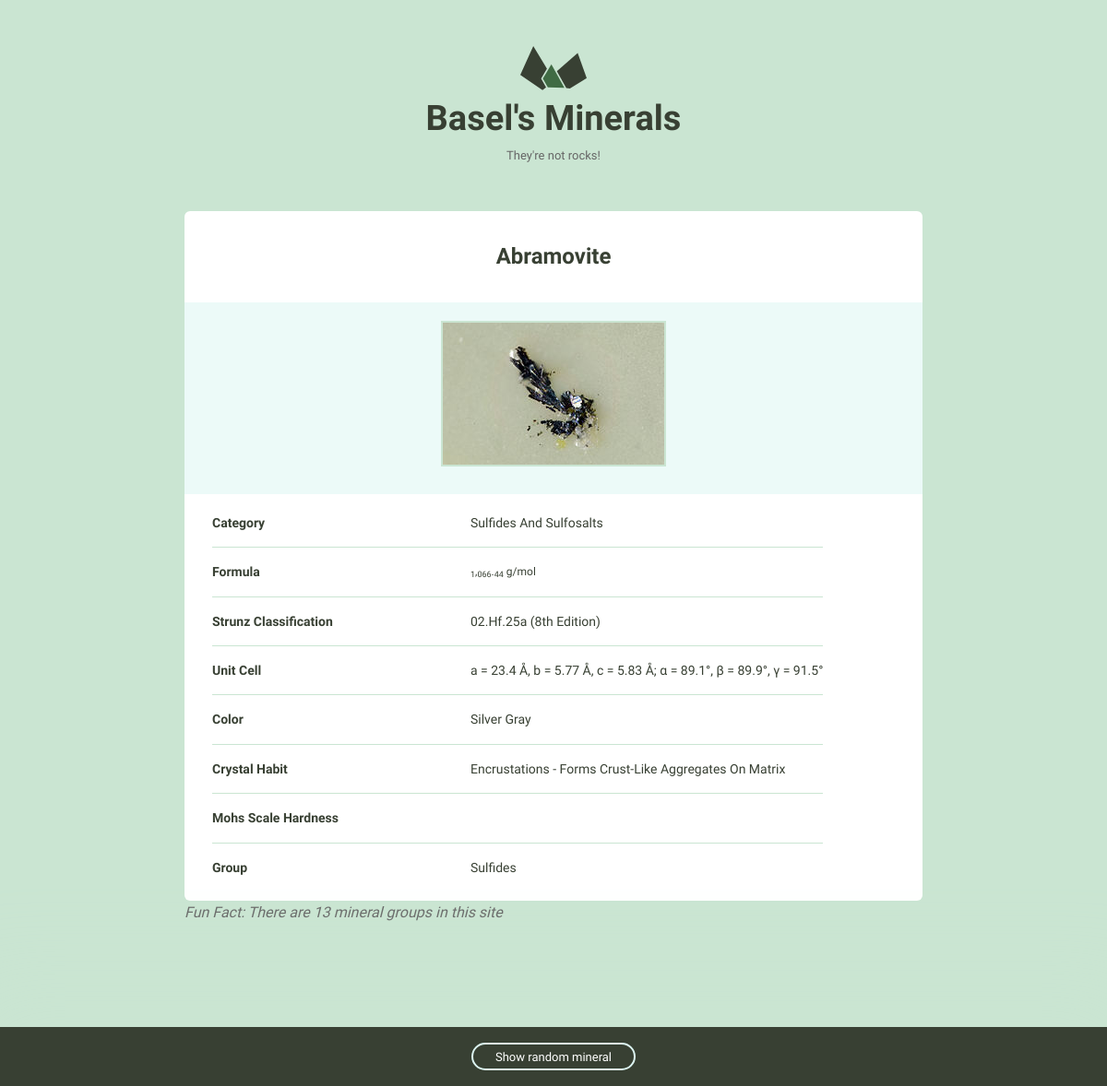
The app's page /minerals/4/ with its own data.
### minerals/models.py (models this page shows, shortened)
class Mineral(models.Model):
    name = models.CharField(max_length=100, unique=True)
    image_filename = models.CharField(max_length=255)
    image_caption = models.CharField(max_length=255)
    category = models.CharField(max_length=255)
    formula = models.CharField(max_length=255)
    strunz_classification = models.CharField(max_length=255)
    crystal_system = models.CharField(max_length=255)
    unit_cell = models.CharField(max_length=255)
    color = models.CharField(max_length=255)
    crystal_symmetry = models.CharField(max_length=255)
    cleavage = models.CharField(max_length=255)
    mohs_scale_hardness = models.CharField(max_length=255)
    luster = models.CharField(max_length=255)
    streak = models.CharField(max_length=255)
    diaphaneity = models.CharField(max_length=255)
    optical_properties = models.CharField(max_length=255)
    refractive_index = models.CharField(max_length=755)
    crystal_habit = models.CharField(max_length=255)
    specific_gravity = models.CharField(max_length=255)
    group = models.CharField(max_length=255)
    class Meta:
        ordering = ['name',]

### minerals/views.py (the view)
# urls.py: url(r'(?P<pk>\d+)/$', views.mineral_detail, name='detail'),
def mineral_detail(request, pk):
    mineral = get_object_or_404(Mineral, pk=pk)
    minerals = Mineral.objects.all()
    random_mineral = random.choice(minerals)
    return render(request, 'minerals/mineral_detail.html', {'mineral': mineral, 'random_mineral': random_mineral})

### minerals/templatetags/mineral_extras.py (called while the page is built)
@register.inclusion_tag('minerals/mineral_group_nav.html')
def nav_group_list():
    groups = []
    minerals = Mineral.objects.all()
    for mineral in minerals:
        if mineral.group not in groups:
            groups.append(mineral.group)
    groups_count = len(groups)
    return {'groups_count':groups_count}

### minerals/templates/minerals/mineral_detail.html (shortened to what this page needs)
{% extends 'layout.html' %}
{% load static %}
{% block content %}
    <div class="grid-100 mineral__container">
      <h1 class="mineral__name">{{ mineral.name|title }}</h1>
      <div class="mineral__image-bg">
        <img class="mineral__image" src="{% static 'images' %}/{{ mineral.name }}.jpg" alt="{{ mineral.name|title }}">
        <p class="mineral__caption">{{ mineral.image_caption|title }}</p>
      </div>
<div class="mineral__table-container">
        <table class="mineral__table">
          <tr>
            <td class="mineral__category">Category</td>
            <td>{{ mineral.category|title }}</td>
          </tr>
          <tr>
            <td class="mineral__category">Formula</td>
            <td class="mineral__formula">{{ mineral.formula|safe }}</td>
          </tr>
          <tr>
            <td class="mineral__category">Strunz Classification</td>
            <td>{{ mineral.strunz_classification|title }}</td>
          </tr>
          <tr>
            <td class="mineral__category">Unit Cell</td>
            <td>{{ mineral.unit_cell }}</td>
          </tr>
          <tr>
            <td class="mineral__category">Color</td>
            <td>{{ mineral.color|title }}</td>
          </tr>
          <tr>
            <td class="mineral__category">Crystal Habit</td>
            <td>{{ mineral.crystal_habit|title }}</td>
          </tr>
          <tr>
            <td class="mineral__category">Mohs Scale Hardness</td>
            <td>{{ mineral.mohs_scale_hardness }}</td>
          </tr>
            <tr>
            <td class="mineral__category">Group</td>
            <td>{{ mineral.group|title }}</td>
          </tr>
        </table>
      </div>
    </div>
{% endblock %}
{% block random_mineral %}
    <div class="minerals__random">
    <a class="minerals__anchor" href="{% url 'minerals:detail' pk=random_mineral.pk  %}">Show random mineral</a>
  </div>
{% endblock %}

### assets/css/global.css (style rules this page uses)
html { font-family: sans-serif; -ms-text-size-adjust: 100%; -webkit-text-size-adjust: 100%; }
body { margin: 0; }
a { background-color: transparent; }
h1 { font-size: 2em; margin: 0.67em 0; }
sub { font-size: 75%; line-height: 0; position: relative; vertical-align: baseline; bottom: -0.25em; }
img { border: 0; }
table { border-collapse: collapse; border-spacing: 0; }
td, th { padding: 0; }
html { font-size: 62.5%; }
body { background-color: #CAE5D2; font-size: 1.5em; line-height: 1.6; font-weight: 400; font-family: "Cousine"; color: #666; }
.grid, .grid-5, .grid-10, .grid-15, .grid-20, .grid-25, .grid-30, .grid-33, .grid-35, .grid-40, .grid-45, .grid-50, .grid-55, .grid-60, .grid-65, .grid-66, .grid-70, .grid-75, .grid-80, .grid-90, .grid-95, .grid-100 { float: left; box-sizing: border-box; position: relative; }
.grid-100 { width: 100%; padding: 0 15px; }
h1, h2, h3, h4, h5, h6 { margin-top: 0; margin-bottom: 2rem; font-weight: bold; font-family: "Work Sans", sans-serif; color: #384033; }
h1 { font-size: 3.8rem; }
@media (min-width: 550px) { h1 { font-size: 3.8rem; } }
p { margin-top: 0; font-size: 1.6rem; }
a { color: #689b98; text-decoration: none; -webkit-transition: color 0.2s; -moz-transition: color 0.2s; -ms-transition: color 0.2s; -o-transition: color 0.2s; transition: color 0.2s; }
th, td { padding: 15px; text-align: left; border-bottom: 1px solid #e1e1e1; }
th:first-child, td:first-child { padding-left: 0; }
th:last-child, td:last-child { padding-right: 0; }
table, p, ul { margin-bottom: 2.5rem; }
.minerals__anchor { border: solid 2px #DCF5F2; border-radius: 100px; color: #384033; display: block; font-size: 13px; text-align: center; padding: 8px 0 7px 0; width: 100%; transition: background-color 200ms ease-in-out, font-weight 200ms ease-in-out, color 200ms ease-in-out; }
.minerals__random { background-color: #384033; box-shadow: 0 0 100px 50px #CAE5D2; color: #fff; padding: 20px 0 20px 0; position: fixed; bottom: 0; text-align: center; width: 100%; }
.minerals__random .minerals__anchor { display: inline; color: #fff; padding: 6px 24px 5px 24px; }
.mineral__container { background-color: #fff; border-radius: 6px; list-style: none; padding: 0; text-align: center; }
.mineral__name { display: block; width: 100%; margin: 0; font-size: 24px; padding: 30px 0 30px 0; }
.mineral__image { display: block; margin: 0 auto; border: solid 2px #CAE5D2; }
.mineral__image-bg { background-color: #ecfaf8; padding: 20px 0; }
.mineral__caption { font-size: 12px; font-style: italic; padding: 10px 0 0 0; margin: 0; }
.mineral__table { font-size: 14px; color: #384033; }
.mineral__table td { border-color: #CAE5D2; }
.mineral__table tr:last-of-type td { border-bottom: none; padding-bottom: 0; }
.mineral__table-container { padding: 5px 30px 0; }
.mineral__category { font-weight: bold; width: 40%; }
.mineral__formula { font-size: 12px; }

### records on screen
Mineral: name "Abramovite", name (picture), category "Sulfides And Sulfosalts", formula "1 , 066 . 44 g/mol", strunz_classification "02.Hf.25a (8th Edition)", unit_cell "a = 23.4 Å, b = 5.77 Å, c = 5.83 Å; α = 89.1°, β = 89.9°, γ = 91.5°", color "Silver Gray", crystal_habit "Encrustations - Forms Crust-Like Aggregates On Matrix", group "Sulfides"

### other values on screen
{{ groups_count }} "13"
